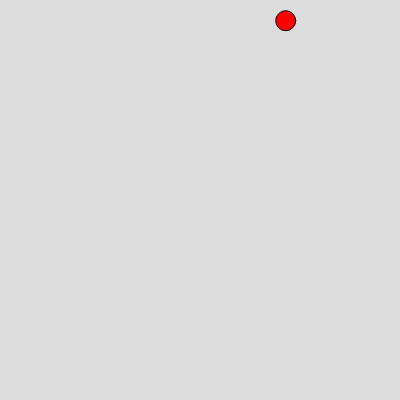
Frame 1 (no input)
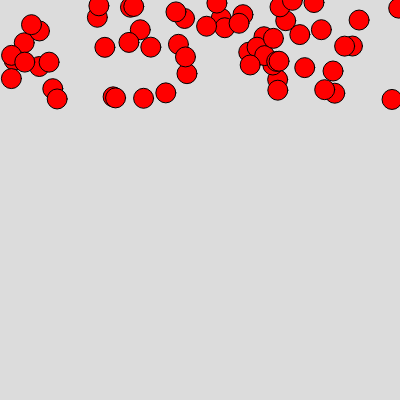
Frame 60 (no input)
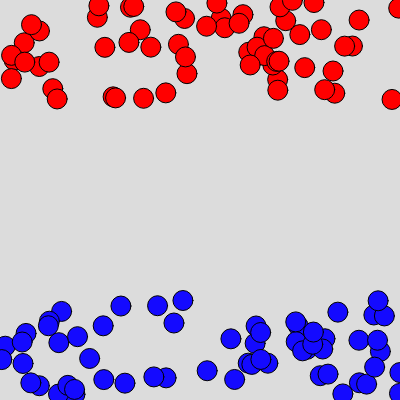
Frame 120 (the mouse pressed at the canvas centre since frame 60)

The p5.js sketch that drew these frames (run headless with seeded random() and noise() and a simulated clock; from frame 60 on, the mouse is pressed at the canvas centre):

// p5.js sketch
// ── sketch.js
let x = 200;
let y = 200;
let d = 50


function setup() {
  createCanvas(400, 400);
  background(220);
}

function draw() {
  

  if (mouseY < 100) {
    // speed *= -1;
    fill(255, 0, 0);
    circle(random(0, 400), random(0, 100), 20);
  }  
  
  else if (mouseY < 200 && mouseY > 100) {
    fill(200, 255, 0);
    circle(random(0, 400), random(100, 200), 20);
  } 
  
  else if (mouseY < 300 && mouseY > 200) {
    fill(200, 10, 255);
    circle(random(0, 400), random(200, 300), 20);
  } 
  
  else {
    fill(20, 10, 255);
    circle(random(0, 400), random(300, 400), 20);
  } 
  
  


  
}
